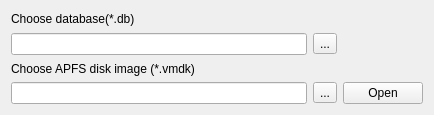
<?xml version="1.0" encoding="UTF-8"?>
<ui version="4.0">
 <class>Form</class>
 <widget class="QWidget" name="Form">
  <property name="geometry">
   <rect>
    <x>0</x>
    <y>0</y>
    <width>434</width>
    <height>115</height>
   </rect>
  </property>
  <property name="windowTitle">
   <string>Open Exist File</string>
  </property>
  <layout class="QGridLayout" name="gridLayout">
   <item row="4" column="0">
    <widget class="QLineEdit" name="databaseFilePathEditLine"/>
   </item>
   <item row="5" column="0">
    <widget class="QLabel" name="label2">
     <property name="text">
      <string>Choose APFS disk image (*.vmdk)</string>
     </property>
    </widget>
   </item>
   <item row="4" column="1">
    <widget class="QToolButton" name="toolButton">
     <property name="text">
      <string>...</string>
     </property>
    </widget>
   </item>
   <item row="0" column="0">
    <widget class="QLabel" name="label">
     <property name="text">
      <string>Choose database(*.db)</string>
     </property>
    </widget>
   </item>
   <item row="6" column="0">
    <widget class="QLineEdit" name="apfsFilePathEditLine"/>
   </item>
   <item row="6" column="1">
    <widget class="QToolButton" name="toolButton2">
     <property name="text">
      <string>...</string>
     </property>
    </widget>
   </item>
   <item row="6" column="2">
    <widget class="QPushButton" name="pushButton">
     <property name="text">
      <string>Open</string>
     </property>
    </widget>
   </item>
  </layout>
 </widget>
 <resources/>
 <connections>
  <connection>
   <sender>toolButton</sender>
   <signal>clicked()</signal>
   <receiver>Form</receiver>
   <slot>open_database_file_dialog()</slot>
   <hints>
    <hint type="sourcelabel">
     <x>310</x>
     <y>45</y>
    </hint>
    <hint type="destinationlabel">
     <x>362</x>
     <y>16</y>
    </hint>
   </hints>
  </connection>
  <connection>
    <sender>toolButton2</sender>
    <signal>clicked()</signal>
    <receiver>Form</receiver>
    <slot>open_apfs_file_dialog()</slot>
    <hints>
     <hint type="sourcelabel">
      <x>310</x>
      <y>45</y>
     </hint>
     <hint type="destinationlabel">
      <x>362</x>
      <y>16</y>
     </hint>
    </hints>
   </connection>
  <connection>
   <sender>pushButton</sender>
   <signal>clicked()</signal>
   <receiver>Form</receiver>
   <slot>open_analysis_window()</slot>
   <hints>
    <hint type="sourcelabel">
     <x>399</x>
     <y>89</y>
    </hint>
    <hint type="destinationlabel">
     <x>378</x>
     <y>50</y>
    </hint>
   </hints>
  </connection>
 </connections>
 <slots>
  <slot>open_database_file_dialog()</slot>
  <slot>open_analysis_window()</slot>
  <slot>open_apfs_file_dialog()</slot>
 </slots>
</ui>
